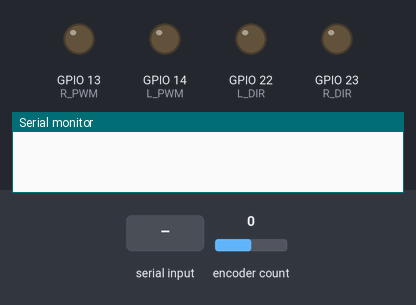
A sketch run on a simulated ESP32. On the bench: output pins drawn as LEDs (lit = HIGH), the last lines printed to the serial monitor. The test bench sets the inputs (shaded band); at power-on: encoder count 0.

Above: at 1.2 s.
1.3 s: "r" received over Serial
At 2.7 s:
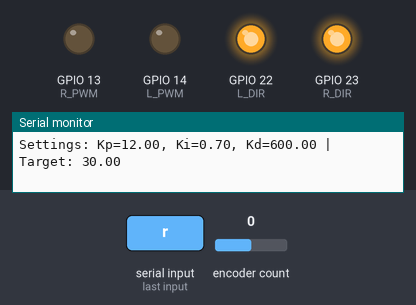
3.8 s: "s90\n" received over Serial
At 5.0 s:
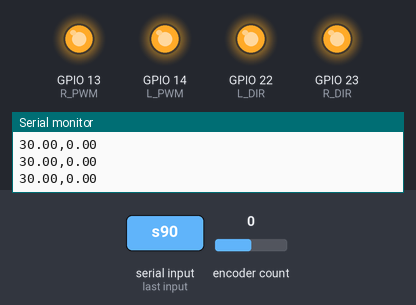
5.3 s: "t" received over Serial
At 7.0 s:
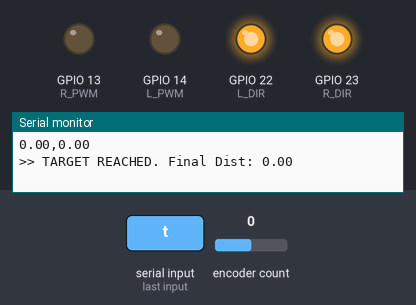
Timing chart, 0 to 8.5 s (numbered marks = the images above; inputs shaded):
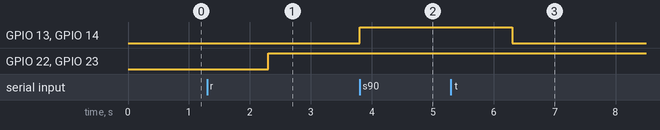

Measured:
- after the input at 1.3 s, GPIO 22 (L_DIR), GPIO 23 (R_DIR): LOW → HIGH after 1.0 s
- after the input at 3.8 s, GPIO 13 (R_PWM), GPIO 14 (L_PWM): LOW → HIGH at once
- after the input at 5.3 s, GPIO 13 (R_PWM), GPIO 14 (L_PWM): HIGH → LOW after 1.0 s

The sketch:

pid_tuning_tester.ino
```cpp
#include <Arduino.h>
#include <ESP32Encoder.h>

/* ========== PINS ========== */
#define L_PWM 14
#define L_DIR 22
#define R_PWM 13
#define R_DIR 23
#define ENC_A 25
#define ENC_B 26

/* ========== PID VARIABLES ========== */
float Kp = 12.0, Ki =0.7, Kd = 600.0;
float error, lastError, integral;
float target = 30.0;
bool running = false;

/* ========== CALIBRATION ========== */
const float COUNTS_PER_CM = 530.52;
ESP32Encoder encoder;

void drive(int speed, bool dir) {
  int pwm = constrain(speed, 0, 255);
  if (pwm < 45 && pwm > 2) pwm = 45;
  if (pwm <= 2) pwm = 0;

  digitalWrite(L_DIR, dir);
  digitalWrite(R_DIR, dir);
  analogWrite(L_PWM, pwm);
  analogWrite(R_PWM, pwm);
}

void setup() {
  Serial.begin(115200);
  pinMode(L_PWM, OUTPUT); pinMode(L_DIR, OUTPUT);
  pinMode(R_PWM, OUTPUT); pinMode(R_DIR, OUTPUT);
  ESP32Encoder::useInternalWeakPullResistors = puType::up;
  encoder.attachFullQuad(26, 25);
}

void loop() {
  if (Serial.available()) {
    char cmd = Serial.read();
    float val = Serial.parseFloat();
    if (cmd == 'p') Kp = val;
    else if (cmd == 'i') Ki = val;
    else if (cmd == 'd') Kd = val;
    else if (cmd == 't') target = val;
    else if (cmd == 's') {
      running = true;
      encoder.clearCount();
      integral = 0;
      lastError = target;
    }
    else if (cmd == 'r') { running = false; drive(0, HIGH); }

    // This matches your previous layout: Settings on one line
    Serial.print("Settings: Kp="); Serial.print(Kp);
    Serial.print(", Ki="); Serial.print(Ki);
    Serial.print(", Kd="); Serial.print(Kd);
    Serial.print(" | Target: "); Serial.println(target);
  }

  if (running) {
    long count = (long)encoder.getCount();
    float distance = abs(count / COUNTS_PER_CM);
    error = target - distance;

    if (abs(error) < 0.5) {
        integral += error;
    } else {
        integral = 0;
    }
    integral = constrain(integral, -20, 20);

    float derivative = error - lastError;
    lastError = error;

    float output = (Kp * error) + (Ki * integral) + (Kd * derivative);

    // Speed caps for no-overshoot
    if (error < 5.0 && error > 0) output = constrain(output, -50, 50);
    if (error < 1.0 && error > 0) output = constrain(output, -35, 35);

    if (abs(error) < 0.05 && abs(derivative) < 0.01) {
      drive(0, HIGH);
      running = false;
      Serial.print(">> TARGET REACHED. Final Dist: ");
      Serial.println(distance);
    } else {
      if (output >= 0) drive(abs(output), HIGH);
      else drive(abs(output), LOW);
    }

    // Comma-separated output for Serial Plotter/Monitor
    static unsigned long lastPrint = 0;
    if (millis() - lastPrint > 50) {
      Serial.print(target);
      Serial.print(",");
      Serial.println(distance);
      lastPrint = millis();
    }
  }
}
```
